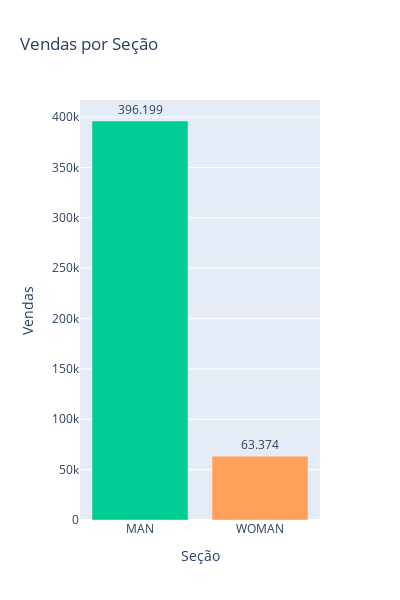

The cell this chart's notebook holds for it:
### Code cell
labels = vendas_secao.index
values = vendas_secao['Sales Volume']
textos_formatados = [f'{v:,.0f}'.replace(',','.') for v in values]
# Lista de cores personalizada
cores = ['#00CC96', '#FFA15A']
fig = go.Figure(data=[go.Bar(x=labels, y=values, marker_color=cores, text=textos_formatados, textposition='outside')], 
                layout_title_text='Vendas por Seção', layout_xaxis_title='Seção', layout_yaxis_title='Vendas', layout_height=600, layout_width=400)
fig.show()

### Figure 1 — Plotly figure (JSON) as saved in the notebook; plotly's stock layout.template omitted (floating-point values rounded to 4 significant figures)
{"data": [{"marker": {"color": ["#00CC96", "#FFA15A"]}, "text": ["396.199", "63.374"], "textposition": "outside", "type": "bar", "x": ["MAN", "WOMAN"], "y": [396199, 63374]}], "layout": {"height": 600, "title": {"text": "Vendas por Seção"}, "width": 400, "xaxis": {"title": {"text": "Seção"}}, "yaxis": {"title": {"text": "Vendas"}}}}
